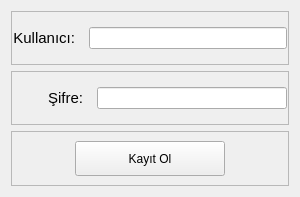
<?xml version="1.0" encoding="UTF-8"?>
<ui version="4.0">
 <class>kayit</class>
 <widget class="QWidget" name="kayit">
  <property name="geometry">
   <rect>
    <x>0</x>
    <y>0</y>
    <width>300</width>
    <height>197</height>
   </rect>
  </property>
  <property name="windowTitle">
   <string>Form</string>
  </property>
  <layout class="QVBoxLayout" name="verticalLayout">
   <item>
    <widget class="QFrame" name="frame">
     <property name="frameShape">
      <enum>QFrame::StyledPanel</enum>
     </property>
     <property name="frameShadow">
      <enum>QFrame::Raised</enum>
     </property>
     <layout class="QHBoxLayout" name="horizontalLayout">
      <property name="spacing">
       <number>14</number>
      </property>
      <property name="leftMargin">
       <number>1</number>
      </property>
      <property name="topMargin">
       <number>1</number>
      </property>
      <property name="rightMargin">
       <number>1</number>
      </property>
      <property name="bottomMargin">
       <number>1</number>
      </property>
      <item>
       <widget class="QLabel" name="label">
        <property name="maximumSize">
         <size>
          <width>70</width>
          <height>16777215</height>
         </size>
        </property>
        <property name="font">
         <font>
          <pointsize>11</pointsize>
          <weight>50</weight>
          <bold>false</bold>
         </font>
        </property>
        <property name="text">
         <string>Kullanıcı:</string>
        </property>
        <property name="alignment">
         <set>Qt::AlignRight|Qt::AlignTrailing|Qt::AlignVCenter</set>
        </property>
       </widget>
      </item>
      <item>
       <widget class="QLineEdit" name="lineEdit_kullanici"/>
      </item>
     </layout>
    </widget>
   </item>
   <item>
    <widget class="QFrame" name="frame_2">
     <property name="frameShape">
      <enum>QFrame::StyledPanel</enum>
     </property>
     <property name="frameShadow">
      <enum>QFrame::Raised</enum>
     </property>
     <layout class="QHBoxLayout" name="horizontalLayout_2">
      <property name="spacing">
       <number>14</number>
      </property>
      <property name="leftMargin">
       <number>1</number>
      </property>
      <property name="topMargin">
       <number>1</number>
      </property>
      <property name="rightMargin">
       <number>1</number>
      </property>
      <property name="bottomMargin">
       <number>1</number>
      </property>
      <item>
       <widget class="QLabel" name="label_2">
        <property name="minimumSize">
         <size>
          <width>70</width>
          <height>0</height>
         </size>
        </property>
        <property name="maximumSize">
         <size>
          <width>70</width>
          <height>16777215</height>
         </size>
        </property>
        <property name="font">
         <font>
          <pointsize>11</pointsize>
         </font>
        </property>
        <property name="text">
         <string>Şifre:</string>
        </property>
        <property name="alignment">
         <set>Qt::AlignRight|Qt::AlignTrailing|Qt::AlignVCenter</set>
        </property>
       </widget>
      </item>
      <item>
       <widget class="QLineEdit" name="lineEdit_sifre"/>
      </item>
     </layout>
    </widget>
   </item>
   <item>
    <widget class="QFrame" name="frame_3">
     <property name="frameShape">
      <enum>QFrame::StyledPanel</enum>
     </property>
     <property name="frameShadow">
      <enum>QFrame::Raised</enum>
     </property>
     <layout class="QHBoxLayout" name="horizontalLayout_3">
      <item>
       <widget class="QPushButton" name="pushButton">
        <property name="minimumSize">
         <size>
          <width>0</width>
          <height>35</height>
         </size>
        </property>
        <property name="maximumSize">
         <size>
          <width>150</width>
          <height>16777215</height>
         </size>
        </property>
        <property name="text">
         <string>Kayıt Ol</string>
        </property>
       </widget>
      </item>
     </layout>
    </widget>
   </item>
  </layout>
 </widget>
 <resources/>
 <connections/>
</ui>
